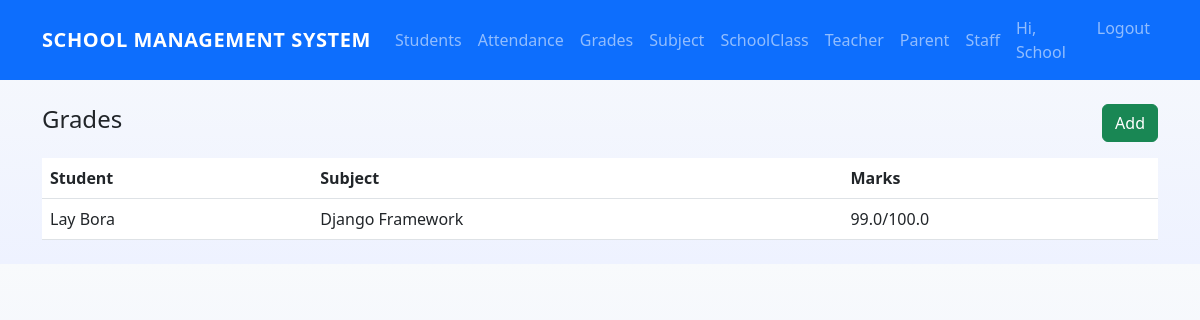
/grades/ (signed in), run on an earlier commit of the app's database.
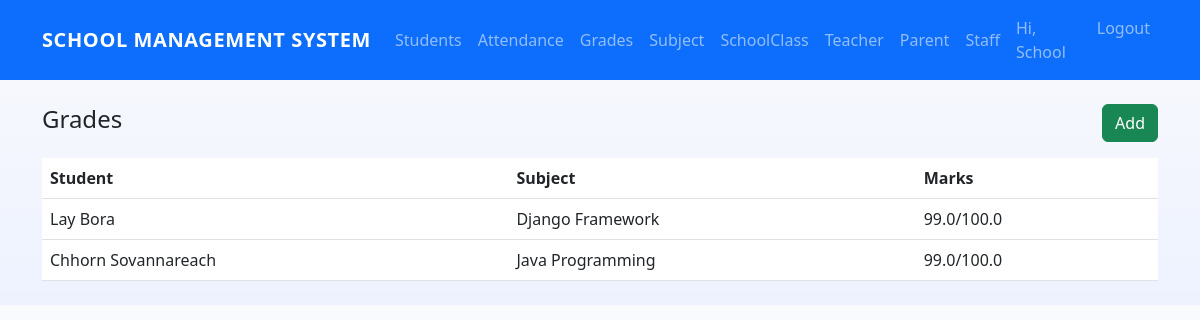
And on a later commit of the database.
### core/models.py (models this page shows, shortened)
class Grade(models.Model):
    student = models.ForeignKey(StudentProfile, on_delete=models.CASCADE)
    subject = models.ForeignKey(Subject, on_delete=models.SET_NULL, null=True)
    term = models.CharField(max_length=50, default='Term 1')
    marks_obtained = models.FloatField()
    max_marks = models.FloatField(default=100)

class StudentProfile(models.Model):
    user = models.OneToOneField(User, on_delete=models.CASCADE)
    school_class = models.ForeignKey(SchoolClass, on_delete=models.SET_NULL, null=True, blank=True)
    roll_number = models.CharField(max_length=20, blank=True)
    parent = models.ForeignKey(ParentProfile, on_delete=models.SET_NULL, null=True, blank=True)
    image = models.ImageField(
        upload_to=user_directory_path,
        default='default/Student.png',
        blank=True
    )
    def __str__(self): return self.user.get_full_name() or self.user.username

class User(AbstractUser):
    ROLE_CHOICES = (
        ('admin','Admin'),
        ('teacher','Teacher'),
        ('student','Student'),
        ('parent','Parent'),
        ('staff','Staff'),
    )
    role = models.CharField(max_length=10, choices=ROLE_CHOICES, default='student')
    phone = models.CharField(max_length=20, blank=True)

class Subject(models.Model):
    name = models.CharField(max_length=120)
    code = models.CharField(max_length=50, blank=True)
    def __str__(self): return self.name

### core/views.py (the view)
# urls.py: path('grades/', GradeListView.as_view(), name='grades'),
class GradeListView(LoginRequiredMixin, ListView):
    model = Grade
    template_name = 'core/grade_list.html'
    context_object_name = 'grades'

### templates/core/grade_list.html
{% extends 'core/base.html' %}
{% block content %}
  <div class="d-flex justify-content-between align-items-center mb-3">
    <h1 class="h4">Grades</h1>
    <a class="btn btn-success" href="{% url 'grade-add' %}">Add</a>
  </div>
  <table class="table table-hover">
    <thead><tr><th>Student</th><th>Subject</th><th>Marks</th></tr></thead>
    <tbody>
      {% for g in grades %}
        <tr><td>{{ g.student }}</td><td>{{ g.subject }}</td><td>{{ g.marks_obtained }}/{{ g.max_marks }}</td></tr>
      {% empty %}
        <tr><td colspan="3">No grades</td></tr>
      {% endfor %}
    </tbody>
  </table>
{% endblock %}

What changed in the data, as far as the page shows it:
added Grade: student "Chhorn Sovannareach", subject "Java Programming", marks_obtained "99.0", max_marks "100.0"
